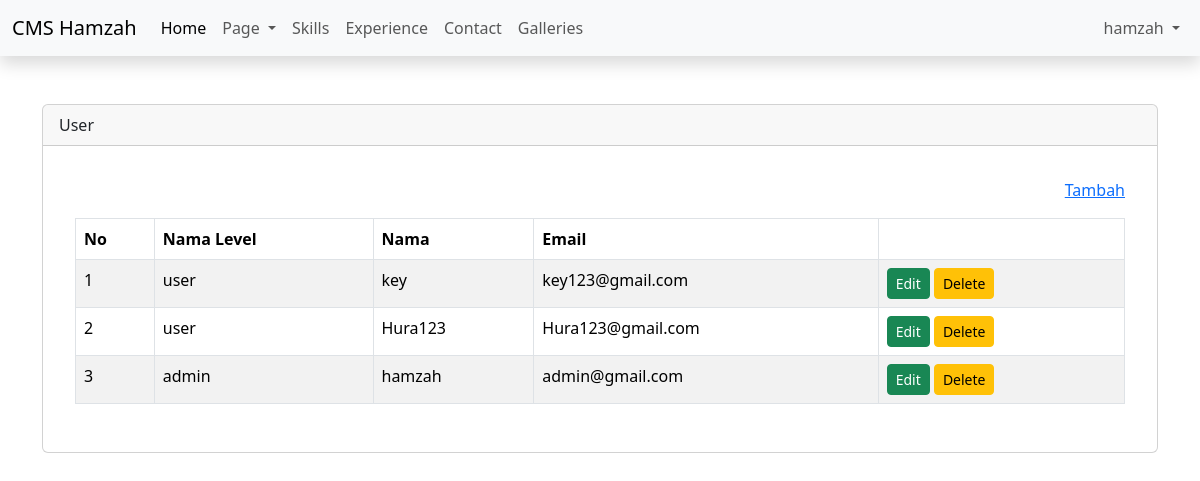
Page /admin/dashboard.php?page=user (signed in) on the committed database.
### tables this page shows
CREATE TABLE `users` (
  `id` int(11) NOT NULL,
  `id_level` int(11) DEFAULT NULL,
  `name` varchar(50) NOT NULL,
  `email` varchar(50) NOT NULL,
  `password` varchar(100) NOT NULL,
  `create_at` timestamp NOT NULL DEFAULT current_timestamp(),
  `update_at` timestamp NULL DEFAULT NULL ON UPDATE current_timestamp()
);

CREATE TABLE `level` (
  `id` int(11) NOT NULL,
  `level` varchar(50) NOT NULL
);

### admin/content/user.php (the view, shortened to what this page needs)
<?php
include 'config/koneksi.php';
$query = mysqli_query($config, "SELECT level.level, users.* FROM users
LEFT JOIN level ON level.id = users.id_level
ORDER BY users.id DESC");
$row = mysqli_fetch_all($query, MYSQLI_ASSOC);
?>
<div class="card-body">
    <div class="table-responsive">
        <div align="right" class="mb-3">
            <a href="?page=tambah-user">Tambah</a>
        </div>
        <table id="table" class="table table-bordered table-striped">
            <thead>
                <tr>
                    <th>No</th>
                    <th>Nama Level</th>
                    <th>Nama</th>
                    <th>Email</th>
                    <th></th>
                </tr>
            </thead>
            <tbody>
                <?php foreach ($row as $key => $data): ?>
                    <tr>
                        <td><?= $key + 1 ?></td>
                        <td><?= $data['level'] ?></td>
                        <td><?= $data['name'] ?></td>
                        <td><?= $data['email'] ?></td>
                        <td>
                            <a href="?page=tambah-user&edit=<?php echo $data['id']?>" class="btn btn-success btn-sm">Edit</a>
                            <a onclick="return confirm('Are You Sure?')" href="user.php" class="btn btn-warning btn-sm">Delete</a>
                        </td>
                    </tr>
                <?php endforeach; ?>
            </tbody>
        </table>
    </div>
</div>

### rows in the picture
users: id_level.level "user", name "key", email "key123@gmail.com"
users: id_level.level "user", name "Hura123", email "Hura123@gmail.com"
users: id_level.level "admin", name "hamzah", email "admin@gmail.com"

### other values in the picture
$_nama "hamzah"
str_replace("-", " ", ucfirst($_GET['page'])) "User"
